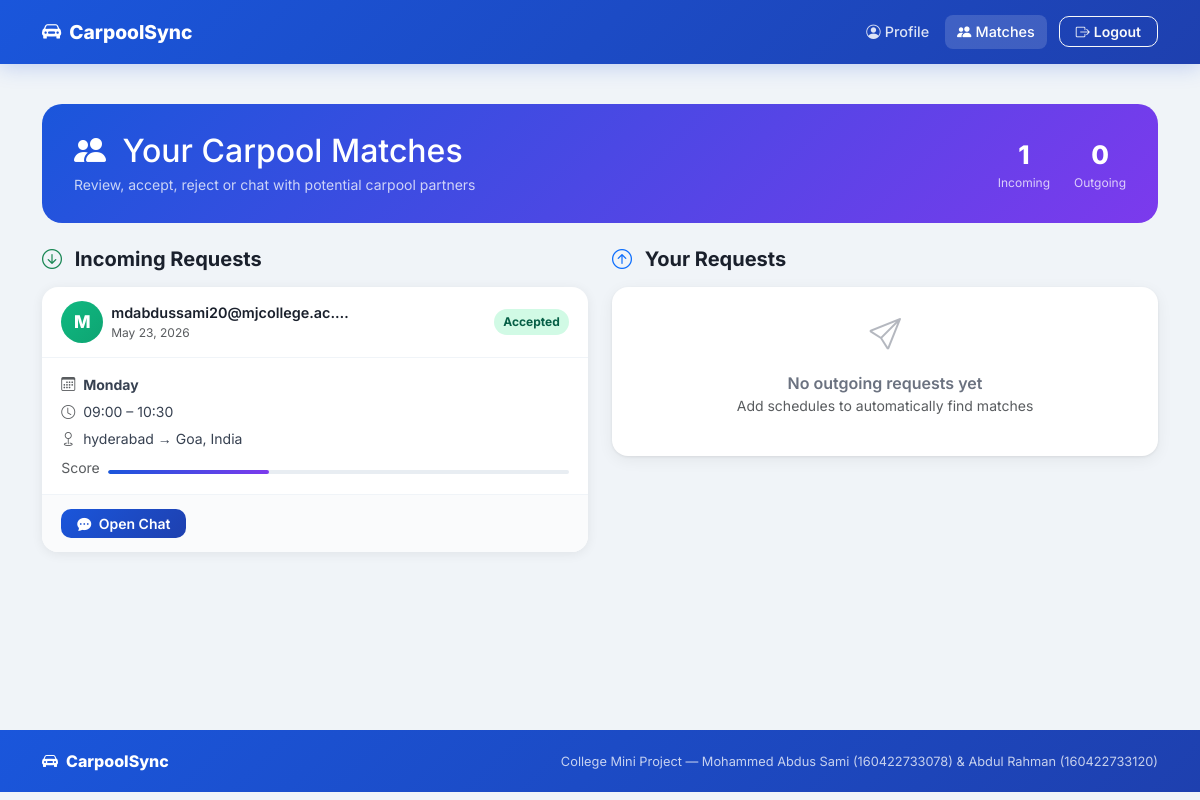
The page /matches/ (signed in) on the database as committed earlier.
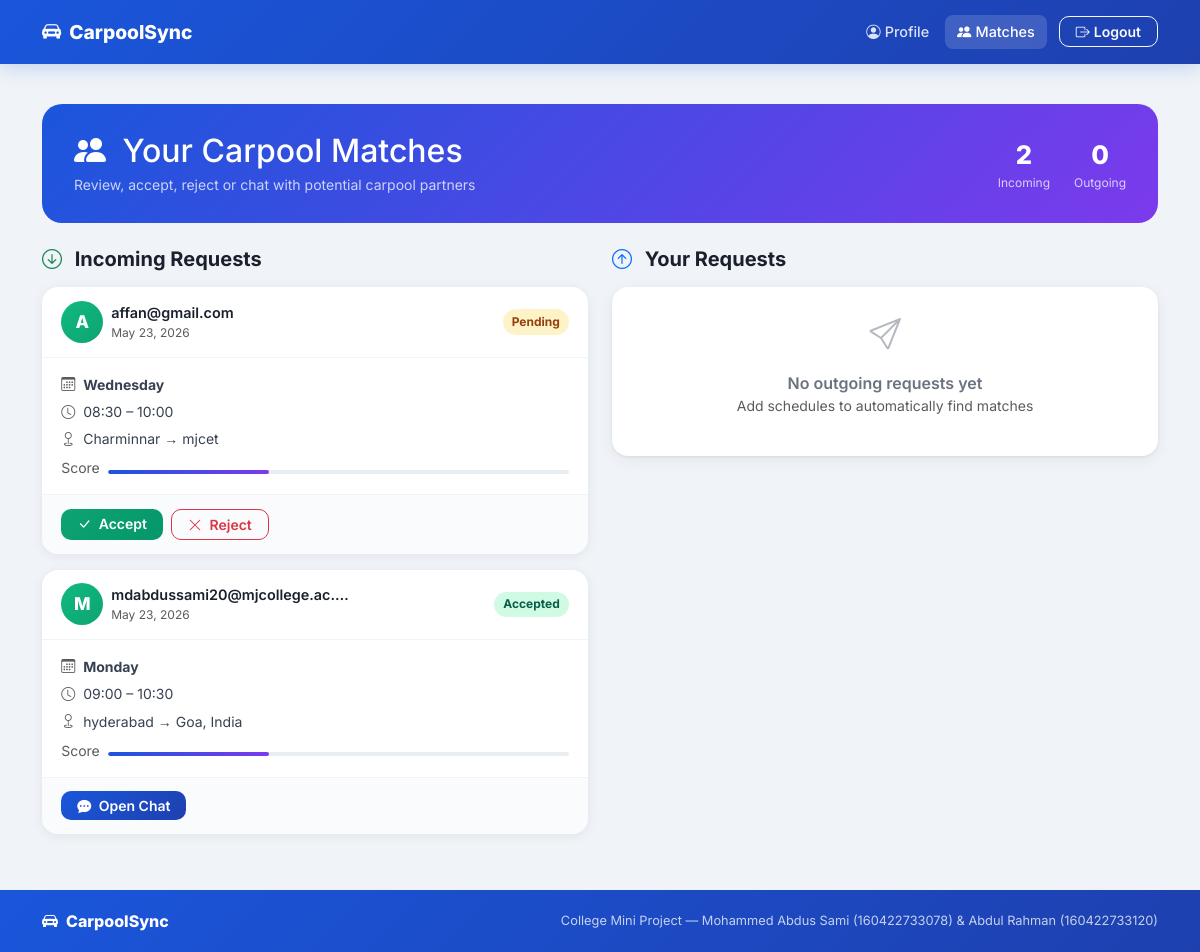
The same page on the database as committed later.
### scheduler/models.py (models this page shows, shortened)
class Match(models.Model):
    STATUS_CHOICES = [
        ('pending', 'Pending'),
        ('accepted', 'Accepted'),
        ('rejected', 'Rejected'),
    ]
    schedule1 = models.ForeignKey(Schedule, on_delete=models.CASCADE, related_name='schedule1')
    schedule2 = models.ForeignKey(Schedule, on_delete=models.CASCADE, related_name='schedule2')
    status = models.CharField(max_length=10, choices=STATUS_CHOICES, default='pending')
    created_at = models.DateTimeField(default=timezone.now)
    score = models.FloatField(default=0)
    class Meta:
        unique_together = ('schedule1', 'schedule2')

class Schedule(models.Model):
    DAY_CHOICES = [
        ('Mon', 'Monday'),
        ('Tue', 'Tuesday'),
        ('Wed', 'Wednesday'),
        ('Thu', 'Thursday'),
        ('Fri', 'Friday'),
        ('Sat', 'Saturday'),
        ('Sun', 'Sunday'),
    ]
    user = models.ForeignKey(settings.AUTH_USER_MODEL, on_delete=models.CASCADE)
    day = models.CharField(max_length=3, choices=DAY_CHOICES)
    start_time = models.TimeField()
    end_time = models.TimeField()
    origin = models.CharField(max_length=255)
    destination = models.CharField(max_length=255)
    flexible = models.BooleanField(default=False)
    created_at = models.DateTimeField(default=timezone.now)

class CustomUser(AbstractUser):
    username = None
    email = models.EmailField('email address', unique=True)
    USERNAME_FIELD = 'email'
    REQUIRED_FIELDS = []
    objects = CustomUserManager()
    groups = models.ManyToManyField(
        Group,
        verbose_name='groups',
        blank=True,
        help_text='The groups this user belongs to.',
        related_name="customuser_set",
        related_query_name="user",
    )
    user_permissions = models.ManyToManyField(
        Permission,
        verbose_name='user permissions',
        blank=True,
        help_text='Specific permissions for this user.',
        related_name="customuser_set",
        related_query_name="user",
    )

### scheduler/views.py (the view)
# urls.py: path('matches/', views.matches_view, name='matches'),
@login_required
def matches_view(request):
    matches = get_user_matches(request.user).select_related(
        'schedule1__user', 'schedule2__user'
    ).order_by('-created_at')
    incoming, outgoing = [], []
    for match in matches:
        if match.schedule2.user == request.user:
            incoming.append(match)
        else:
            outgoing.append(match)
    return render(request, 'matches.html', {
        'incoming_matches': incoming,
        'outgoing_matches': outgoing,
    })

### templates/matches.html (shortened to what this page needs)
{% extends 'base.html' %}
{% block content %}
<div class="container py-2">
    <div class="matches-hero d-flex align-items-center justify-content-between flex-wrap gap-3">
        <div>
            <h2 class="fw-800 mb-1">
                <i class="bi bi-people-fill me-2"></i>
                Your Carpool Matches
            </h2>
            <p class="mb-0 opacity-75 small">
                Review, accept, reject or chat with potential carpool partners
            </p>
        </div>
        <div class="d-flex gap-4">
            <div class="text-center">
                <div style="font-size:1.6rem;font-weight:800">
                    {{ incoming_matches|length }}
                </div>
                <div style="font-size:.75rem;opacity:.75">Incoming</div>
            </div>
            <div class="text-center">
                <div style="font-size:1.6rem;font-weight:800">
                    {{ outgoing_matches|length }}
                </div>
                <div style="font-size:.75rem;opacity:.75">Outgoing</div>
            </div>
        </div>
    </div>
    <div class="row g-4">
        <div class="col-lg-6">
            <h5 class="fw-bold mb-3">
                <i class="bi bi-arrow-down-circle text-success me-2"></i>
                Incoming Requests
            </h5>
            {% if incoming_matches %}
                {% for match in incoming_matches %}
                <div class="match-card incoming">
                    <div class="match-card-header">
                        <div class="d-flex align-items-center gap-2">
                            <div class="match-avatar">
                                {{ match.schedule1.user.email.0|upper }}
                            </div>
                            <div>
                                <div class="fw-semibold" style="font-size:.9rem">
                                    {{ match.schedule1.user.email|truncatechars:28 }}
                                </div>
                                <div class="text-muted" style="font-size:.75rem">
                                    {{ match.created_at|date:"M d, Y" }}
                                </div>
                            </div>
                        </div>
                        <span class="status-badge status-{{ match.status }}">
                            {{ match.get_status_display }}
                        </span>
                    </div>
                    <div class="match-body">
                        <div class="route-row">
                            <i class="bi bi-calendar3 text-muted"></i>
                            <b>{{ match.schedule1.get_day_display }}</b>
                        </div>
                        <div class="route-row">
                            <i class="bi bi-clock text-muted"></i>
                            {{ match.schedule1.start_time|time:"H:i" }}
                            –
                            {{ match.schedule1.end_time|time:"H:i" }}
                        </div>
                        <div class="route-row">
                            <i class="bi bi-geo text-muted"></i>
                            {{ match.schedule1.origin }}
                            →
                            {{ match.schedule1.destination }}
                        </div>
                        <div class="d-flex align-items-center gap-2 mt-2">
                            <small class="text-muted">Score</small>
                            <div class="score-bar flex-grow-1">
                                {% if match.score <= 5 %}
                                    <div class="score-fill" style="width:85%"></div>
                                {% elif match.score <= 15 %}
                                    <div class="score-fill" style="width:60%"></div>
                                {% else %}
                                    <div class="score-fill" style="width:35%"></div>
                                {% endif %}
                            </div>
                        </div>
                    </div>
                    {% if match.status == 'pending' %}
                    <div class="match-actions">
                        <a href="{% url 'update_match_status' match.id 'accepted' %}"
                           class="btn btn-success btn-sm px-3"
                           onclick="return confirm('Accept this match?')">
                            <i class="bi bi-check-lg me-1"></i>
                            Accept
                        </a>
                        <a href="{% url 'update_match_status' match.id 'rejected' %}"
                           class="btn btn-outline-danger btn-sm px-3"
                           onclick="return confirm('Reject this match?')">
                            <i class="bi bi-x-lg me-1"></i>
                            Reject
                        </a>
                    </div>
                    {% elif match.status == 'accepted' %}
                    <div class="match-actions">
                        <a href="{% url 'chat_room' match.id %}"
                           class="btn btn-primary btn-sm px-3">
                            <i class="bi bi-chat-dots-fill me-1"></i>
                            Open Chat
                        </a>
                    </div>
                    {% endif %}
                </div>
                {% endfor %}
            {% endif %}
        </div>
        <div class="col-lg-6">
            <h5 class="fw-bold mb-3">
                <i class="bi bi-arrow-up-circle text-primary me-2"></i>
                Your Requests
            </h5>
            {% if outgoing_matches %}
                {% for match in outgoing_matches %}
                <div class="match-card outgoing">
                    <div class="match-card-header">
                        <div class="d-flex align-items-center gap-2">
                            <div class="match-avatar">
                                {{ match.schedule2.user.email.0|upper }}
                            </div>
                            <div>
                                <div class="fw-semibold" style="font-size:.9rem">
                                    {{ match.schedule2.user.email|truncatechars:28 }}
                                </div>
                                <div class="text-muted" style="font-size:.75rem">
                                    {{ match.created_at|date:"M d, Y" }}
                                </div>
                            </div>
                        </div>
                        <span class="status-badge status-{{ match.status }}">
                            {{ match.get_status_display }}
                        </span>
                    </div>
                    <div class="match-body">
                        <div class="route-row">
                            <i class="bi bi-calendar3 text-muted"></i>
                            <b>{{ match.schedule2.get_day_display }}</b>
                        </div>
                        <div class="route-row">
                            <i class="bi bi-clock text-muted"></i>
                            {{ match.schedule2.start_time|time:"H:i" }}
                            –
                            {{ match.schedule2.end_time|time:"H:i" }}
                        </div>
                        <div class="route-row">
                            <i class="bi bi-geo text-muted"></i>
                            {{ match.schedule2.origin }}
                            →
                            {{ match.schedule2.destination }}
                        </div>
                        <div class="d-flex align-items-center gap-2 mt-2">
                            <small class="text-muted">Score</small>
                            <div class="score-bar flex-grow-1">
                                {% if match.score <= 5 %}
                                    <div class="score-fill" style="width:85%"></div>
                                {% elif match.score <= 15 %}
                                    <div class="score-fill" style="width:60%"></div>
                                {% else %}
                                    <div class="score-fill" style="width:35%"></div>
                                {% endif %}
                            </div>
                        </div>
                    </div>
                    {% if match.status == 'accepted' %}
                    <div class="match-actions">
                        <a href="{% url 'chat_room' match.id %}"
                           class="btn btn-primary btn-sm px-3">
                            <i class="bi bi-chat-dots-fill me-1"></i>
                            Open Chat
                        </a>
                    </div>
                    {% endif %}
                </div>
                {% endfor %}
            {% else %}
            <div class="empty-state card py-4">
                <i class="bi bi-send"></i>
                <p class="fw-semibold mb-0">
                    No outgoing requests yet
                </p>
                <p class="small text-muted">
                    Add schedules to automatically find matches
                </p>
            </div>
            {% endif %}
        </div>
    </div>
</div>
{% endblock %}

### templates/base.html (shortened to what this page needs)
<!DOCTYPE html>
<html lang="en">
<head>
  {% load static %}
  <link href="https://cdn.jsdelivr.net/npm/bootstrap@5.3.2/dist/css/bootstrap.min.css" rel="stylesheet">
  <link href="https://cdn.jsdelivr.net/npm/bootstrap-icons@1.11.3/font/bootstrap-icons.min.css" rel="stylesheet">
  <link rel="stylesheet" href="{% static 'css/base.css' %}">
</head>
<body>
<nav class="navbar navbar-expand-lg fixed-top" id="mainNav">
  <div class="container">
    <a class="navbar-brand" href="{% url 'home' %}">
      <i class="bi bi-car-front-fill me-2"></i>CarpoolSync
    </a>
    <div class="collapse navbar-collapse" id="navbarNav">
      <ul class="navbar-nav ms-auto align-items-lg-center gap-lg-1">
        {% if user.is_authenticated %}
          <li class="nav-item">
            <a class="nav-link {% if request.resolver_match.url_name == 'profile' %}active{% endif %}"
               href="{% url 'profile' %}">
              <i class="bi bi-person-circle me-1"></i>Profile
            </a>
          </li>
          <li class="nav-item">
            <a class="nav-link {% if request.resolver_match.url_name == 'matches' %}active{% endif %}"
               href="{% url 'matches' %}">
              <i class="bi bi-people-fill me-1"></i>Matches
            </a>
          </li>
          <li class="nav-item ms-lg-2">
            <a class="btn btn-outline-light btn-sm px-3" href="{% url 'logout' %}">
              <i class="bi bi-box-arrow-right me-1"></i>Logout
            </a>
          </li>
        {% endif %}
      </ul>
    </div>
  </div>
</nav>
<div class="page-wrapper">
  {% block content %}{% endblock %}
</div>
<footer class="site-footer">
  <div class="container">
    <div class="footer-inner">
      <div class="footer-brand"><i class="bi bi-car-front-fill me-2"></i>CarpoolSync</div>
      <div class="footer-copy">
        College Mini Project — Mohammed Abdus Sami (160422733078) &amp; Abdul Rahman (160422733120)
      </div>
    </div>
  </div>
</footer>
</body>
</html>

Rows that differ between the two databases and show on the page:
added Match: schedule1.user.email.0 "A", schedule1.user.email "affan@gmail.com", created_at "May 23, 2026", status "Pending", schedule1.day "Wednesday", schedule1.start_time "08:30", schedule1.end_time "10:00", schedule1.origin "Charminnar", schedule1.destination "mjcet", score 130.786 (drawn), shows "Accept"
Other text that changed with them:
{{ incoming_matches|length }}: "1" → "2"
